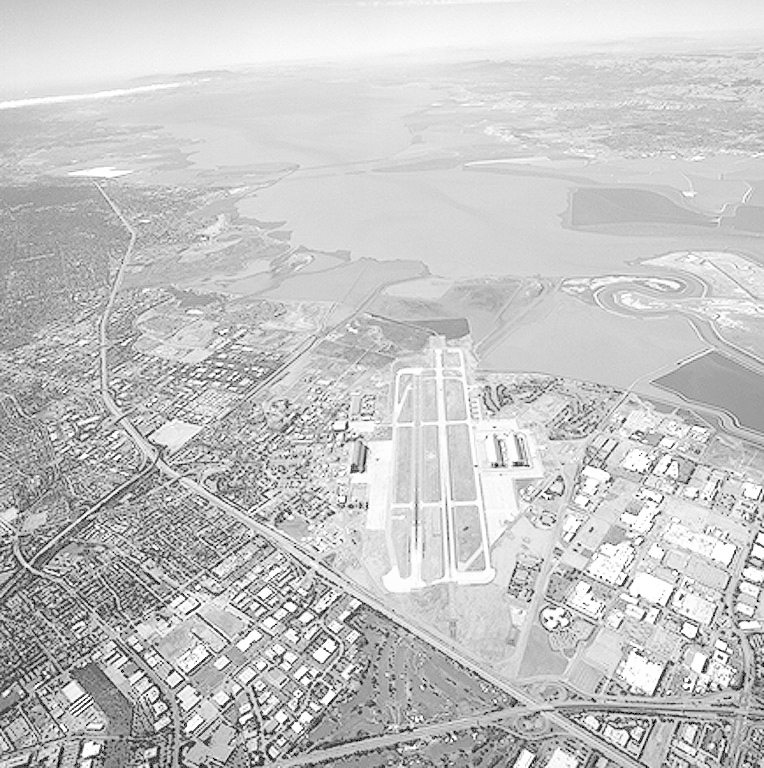
#> input picture material/Bilder/Aerial.jpg, 764 x 768 px; its folder holds only this picture in this run
$ jupyter execute ex3_3.ipynb   (shell and % lines are left out)
#> lines starting #> are read from the running program, lines starting #| are printed output that depends on the picture
# Aufgabe 3: Faltungstheorem
Das Faltungstheorem
\begin{align}
 F * G &= \mathcal{F}^{-1}(\mathcal{F}(F) \cdot \mathcal{F}(G))
\end{align}

besagt, dass eine Faltung im Ortsraum äquivalent zu einer Multiplikation im Frequenzraum ist.
Prüfen Sie die Gültigkeit dieses Theorems an mindestens zwei praktischen Beispielen (Auswahl von Filtermasken, Fouriertransformation der Filtermasken, $\ldots$)!
Vergleichen und analysieren Sie sowohl die Ergebnisse, als auch die Rechenzeiten im Hinblick auf verschiedene Filtergrößen!

## 0. Pfade, Pakete etc.

[cell 1]
import glob
import urllib.request

import matplotlib.pyplot as plt
import matplotlib.colors as mcolors

import imageio
import numpy as np
import scipy.ndimage

import time

import math

[cell 2]
image_filter = './../material/Bilder/*.jpg'

## 1. Definition der Faltungsmaske
Definieren Sie hier die zu prüfende Faltungsmaske `A`.

[cell 3]
# A = 1/9 * np.ones(shape=(9, 9))

[cell 4]
m = 99
sigma = m / 5

A = [[np.exp(-((h*h + k*k)/(2 * sigma*sigma))) for k in range(-int(m/2), int(m/2) + 1)] for h in range(-int(m/2), int(m/2) + 1)]
A = np.asarray(A)

## 2. Laden des Bildes

[cell 5]
image_path = np.random.choice(glob.glob(image_filter))
image = imageio.imread(image_path)
#> image is the input picture: shape (768, 764); min 0, max 255, mean 197.2

## 3. Normalisieren des Bildes

[cell 6]
image_max = np.float32(np.max(image))  # Maximum bestimmen
#> image_max = 255
image_min = np.float32(np.min(image))  # Minimum bestimmen
#> image_min = 0
image = (np.float32(image) - image_min) / (image_max-image_min)

## 3. Berechnung der Fouriertransformation
Setzen Sie hier ihre Lösung aus der vorigen Aufgabe ein:

[cell 7]
image_transformed = np.fft.fftshift(np.fft.fft2(image))

Berechnen Sie nun die Fouriertransformation der Faltungsmaske. Achten Sie darauf, dass das Ergebnis dieser Operation dieselbe Größe hat wie `image_transformed`!

[cell 8]
pad_width = image_transformed.shape[0] - A.shape[0]
#> pad_width = 669
pad_height = image_transformed.shape[1] - A.shape[1]
#> pad_height = 665
padded_A = np.pad(A, ((0, pad_width),(0, pad_height)), mode='constant', constant_values=0)
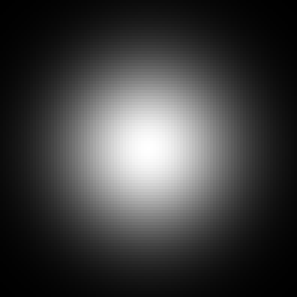
#> A: shape (99, 99) float64 (shown 3 times larger); min 0.00219, max 1, mean 0.245
A_transformed = np.fft.fftshift(np.fft.fft2(padded_A))
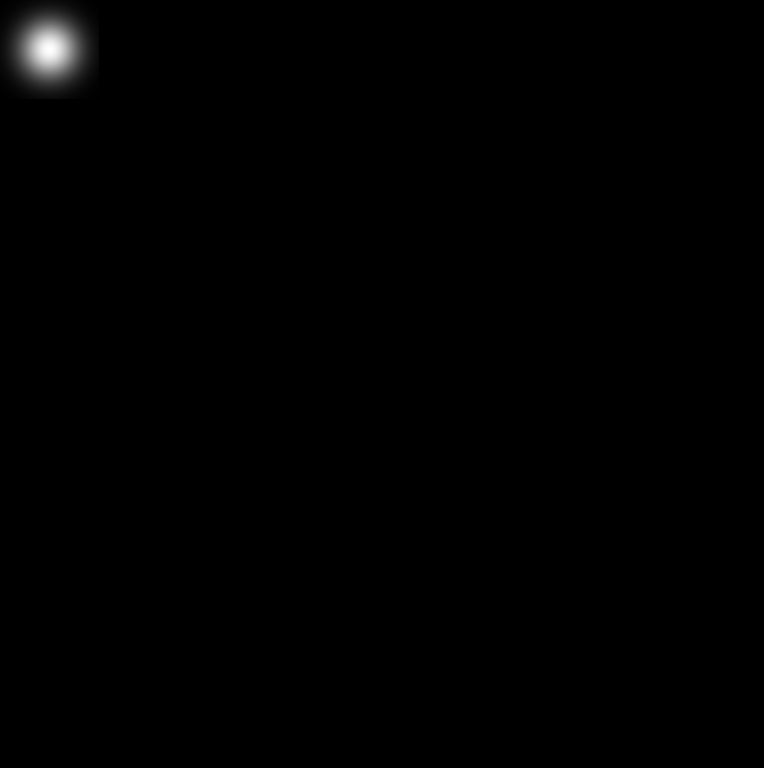
#> padded_A: shape (768, 764) float64; min 0, max 1, mean 0.00409

[cell 9]
plt.figure()
plt.imshow(A_transformed.real)
plt.colorbar()
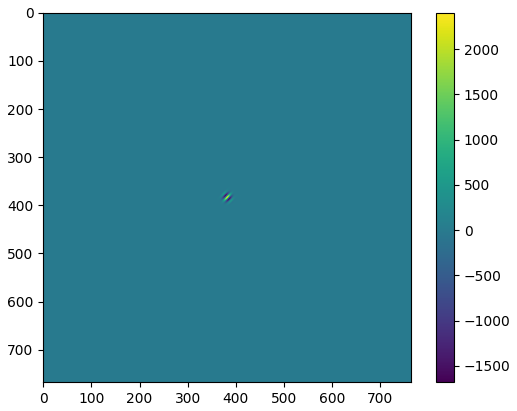
#> figure drawn by matplotlib, 2 panels

## 4. Filterung

Definieren Sie nun eine Funktion `ex3_filter_in_freq_domain`, die einen Filter im Frequenzbereich auf ein bereits fouriertransformiertes Bild anwendet. Beachten Sie das Faltungstheorem!

[cell 10]
def ex3_filter_in_freq_domain(spectrum, transformed_filter):
    spectrum = spectrum * transformed_filter
    return spectrum

Das transformierte Bild (Spektrum) wird nun gefiltert. Fügen Sie hier eine Laufzeitmessung hinzu:

[cell 11]
mult_start = time.time()
image_transformed_filtered = ex3_filter_in_freq_domain(image_transformed, A_transformed)
mult_end = time.time()
mult_time = mult_end - mult_start

## 5. Inverse Filterung
Das veränderte Spektrum soll nun in den Ortsbereich zurücktransformiert werden. Verwenden Sie dazu die entsprechenden Funktionen des Paketes `numpy.fft`.

[cell 12]
transf_start = time.time()
inverse_transformed_shifted = np.fft.ifftshift(image_transformed_filtered)
inverse_transformed = np.fft.ifft2(inverse_transformed_shifted).real
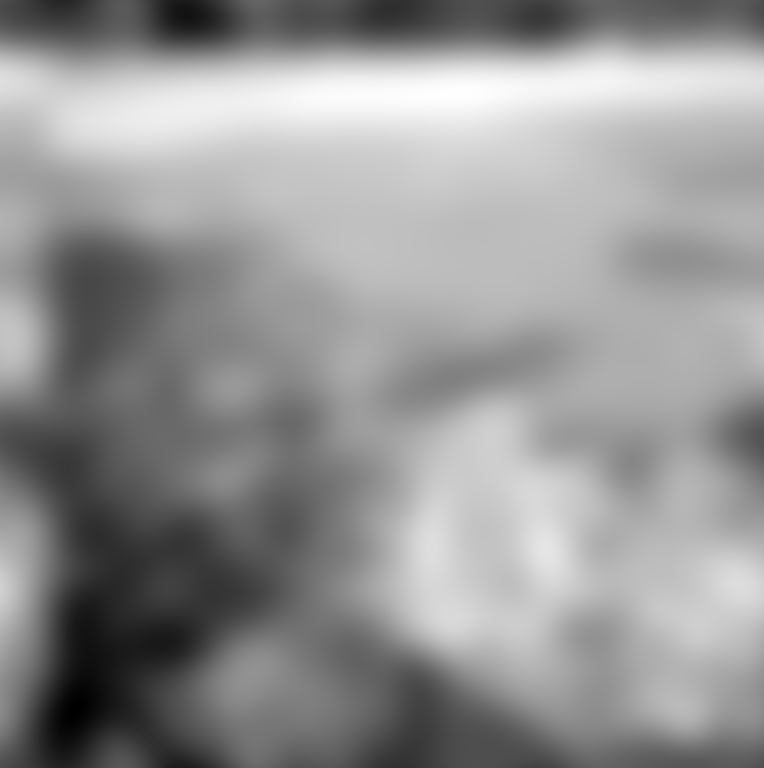
#> inverse_transformed: shape (768, 764) float64; min 1272, max 2279.1, mean 1858.1; drawn with min black and max white
transf_end = time.time()
transf_time = transf_end - transf_start
print('filtering time', mult_time + transf_time)

Vergleichen Sie nun das gefilterte Bild mit dem Originalbild:

[cell 13]
fig, axs = plt.subplots(nrows=1, ncols=2, sharex=True)
axs[0].imshow(image, cmap='gray')
axs[0].set_title('Original')

axs[1].imshow(inverse_transformed, cmap='gray')
axs[1].set_title('Inverse transformed')

## 6. Vergleich mit regulärer Faltung
Im Folgenden wird das Bild über eine `scipy.ndimage.filters`-Routine mit `A` gefaltet. Ermitteln Sie hier die Laufzeit!

[cell 14]
conv_start = time.time()
image_convolved = scipy.ndimage.filters.convolve(image, A, mode='constant')
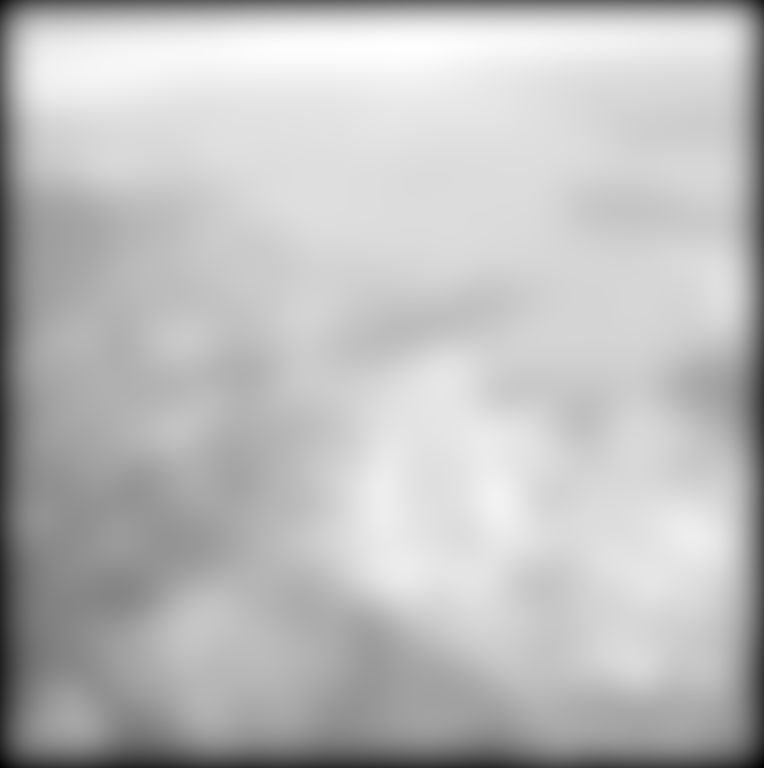
#> image_convolved: shape (768, 764) float32; min 377.1, max 2275.7, mean 1788.3; drawn with min black and max white
conv_end = time.time()
print('convolution time', conv_end - conv_start)

Vergleichen Sie `image_convolved` mit `image_filtered`, indem Sie die Bilder nebeneinander anzeigen:

[cell 15]
fig, axs = plt.subplots(nrows=1, ncols=2, sharex=True)
axs[0].imshow(inverse_transformed, cmap='gray')
axs[0].set_title('Transformed inverse')

axs[1].imshow(image_convolved, cmap='gray')
axs[1].set_title('Convolved image')

$ run again, on material/Bilder/Pollen2.jpg
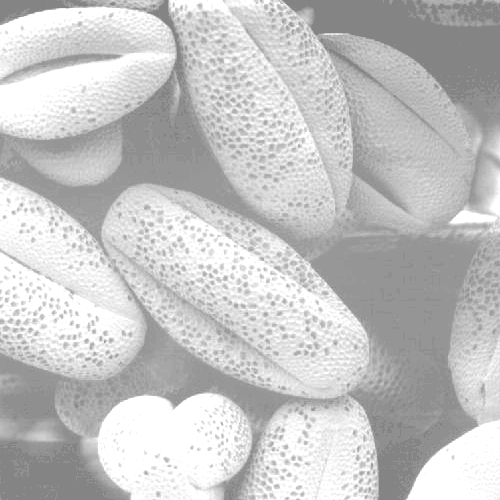
#> input picture material/Bilder/Pollen2.jpg, 500 x 500 px
#> image is the input picture: shape (500, 500); min 131, max 255, mean 196.4
#> image_max = 255
#> image_min = 131
#> `inverse_transformed = np.fft.ifft2(inverse_transformed_shifted).real`:
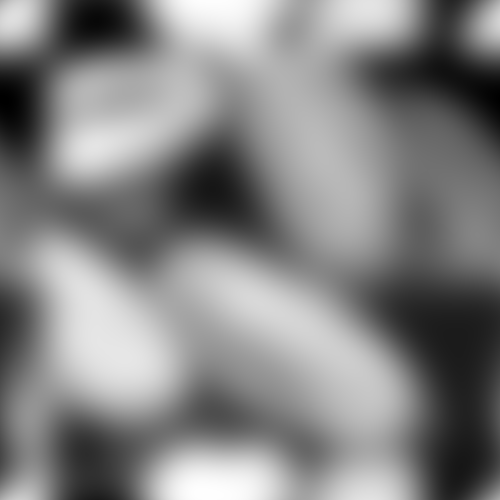
#> inverse_transformed: shape (500, 500) float64; min 99.52, max 2351.5, mean 1266.2; drawn with min black and max white
#> `image_convolved = scipy.ndimage.filters.convolve(image, A, mode='const..`:
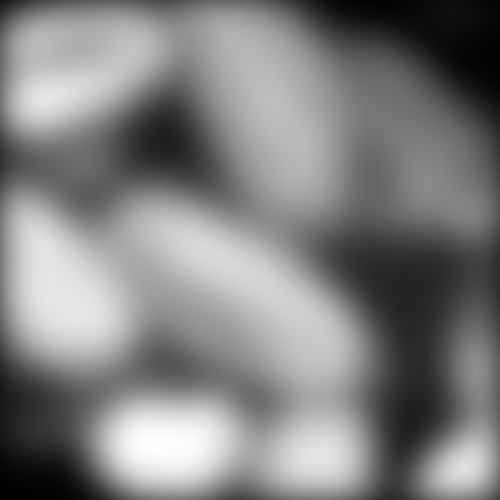
#> image_convolved: shape (500, 500) float32; min 10.79, max 2351.5, mean 1192; drawn with min black and max white
